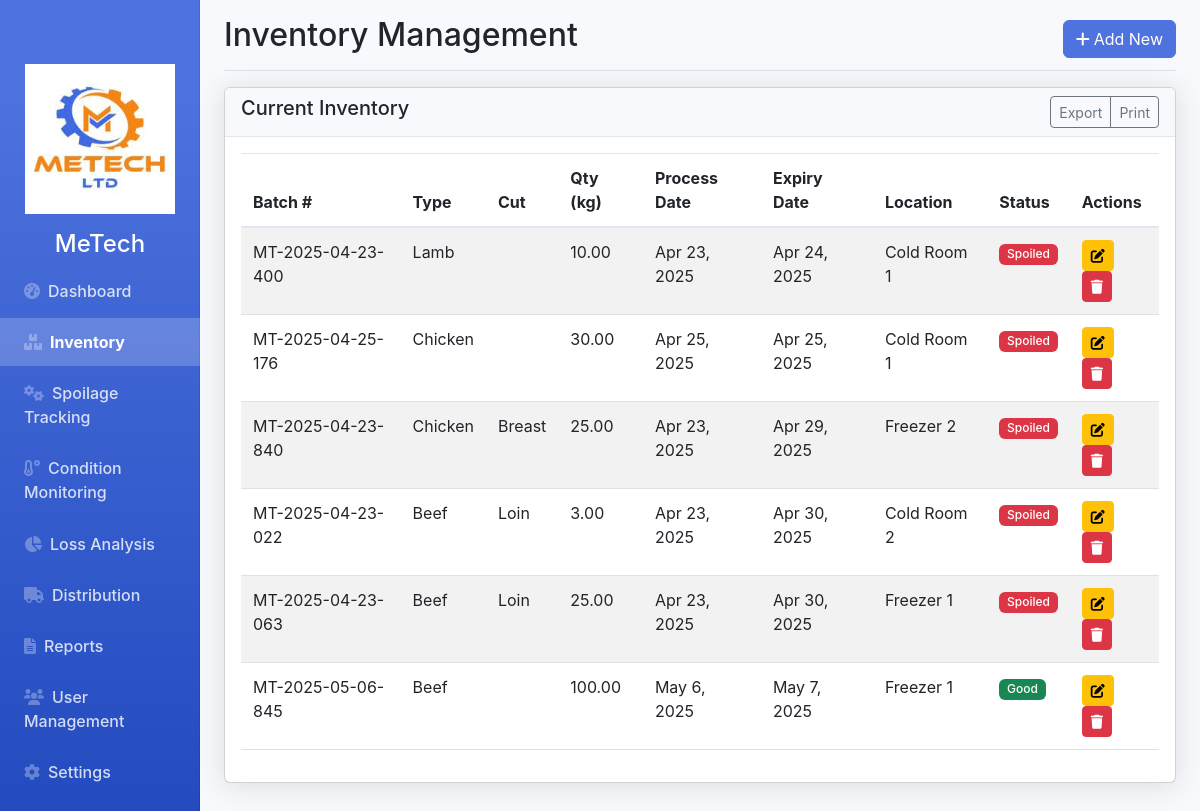
Page /inventory.php (signed in) on the earlier database version.
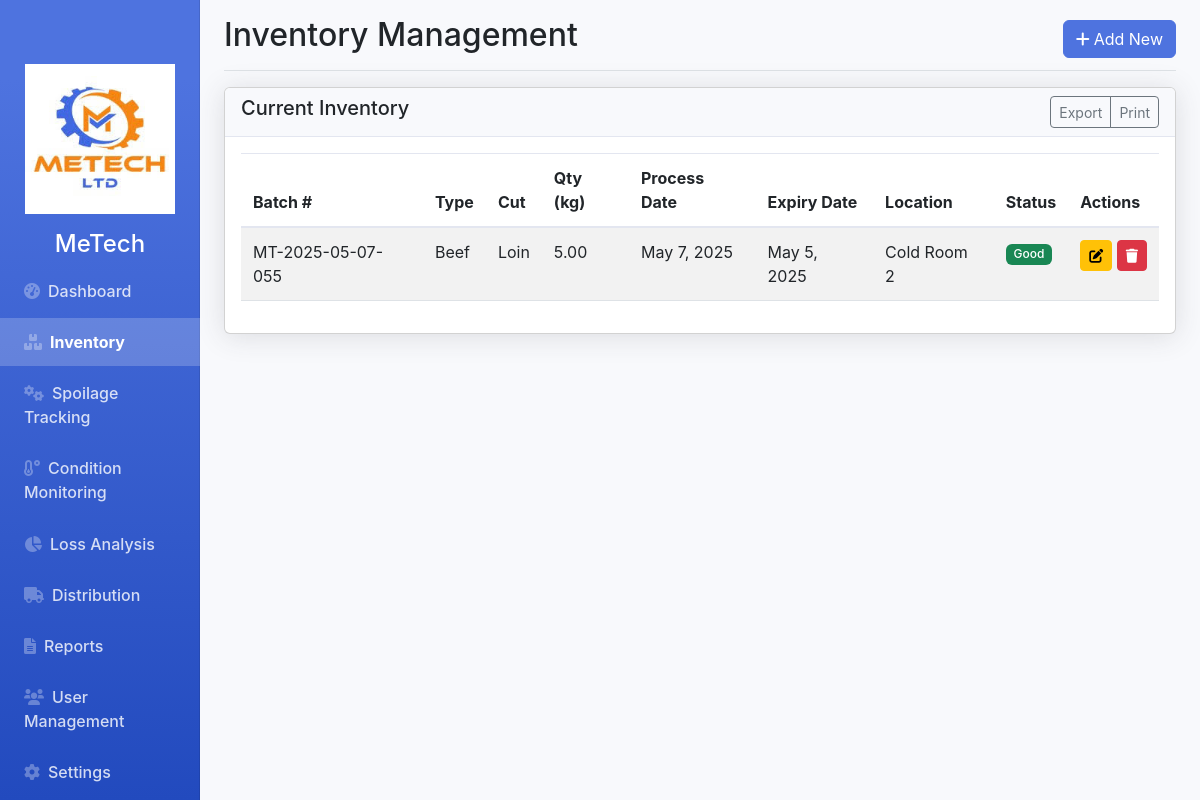
Same page on the later database version.
### tables this page shows
CREATE TABLE `inventory` (
  `id` int(11) NOT NULL,
  `batch_number` varchar(50) NOT NULL,
  `meat_type_id` int(11) NOT NULL,
  `cut_type` varchar(50) DEFAULT NULL,
  `quantity` decimal(10,2) NOT NULL,
  `processing_date` date NOT NULL,
  `expiry_date` date NOT NULL,
  `storage_location_id` int(11) NOT NULL,
  `quality_notes` text DEFAULT NULL,
  `status` enum('good','near_expiry','spoiled') DEFAULT 'good',
  `created_at` timestamp NOT NULL DEFAULT current_timestamp()
);

CREATE TABLE `meat_types` (
  `id` int(11) NOT NULL,
  `name` varchar(50) NOT NULL,
  `default_expiry_days` int(11) NOT NULL
);

CREATE TABLE `storage_locations` (
  `id` int(11) NOT NULL,
  `name` varchar(50) NOT NULL,
  `temperature_range` varchar(50) NOT NULL,
  `capacity_kg` decimal(10,2) NOT NULL
);

### config.php (called while the page is built, shortened)
<?php
function isAuthenticated() {
    return isset($_SESSION['user_id']);
}
function getCurrentUser($pdo) {
    $stmt = $pdo->prepare("SELECT * FROM users WHERE id = ?");
    $stmt->execute([$_SESSION['user_id']]);
    return $stmt->fetch(PDO::FETCH_ASSOC);
}
?>

### inventory.php (the view, shortened to what this page needs)
<?php
require 'config.php';
$action = $_GET['action'] ?? 'list';
$inventory = $pdo->query("
    SELECT i.*, mt.name as meat_type, sl.name as storage_location
    FROM inventory i
    JOIN meat_types mt ON i.meat_type_id = mt.id
    JOIN storage_locations sl ON i.storage_location_id = sl.id
    ORDER BY i.expiry_date ASC
")->fetchAll(PDO::FETCH_ASSOC);
?>
<!DOCTYPE html>
<html lang="en">
<head>
    <link rel="stylesheet" href="https://cdnjs.cloudflare.com/ajax/libs/font-awesome/6.0.0-beta3/css/all.min.css">
    <link href="https://cdn.jsdelivr.net/npm/bootstrap@5.3.0/dist/css/bootstrap.min.css" rel="stylesheet">
    <link rel="stylesheet" href="styles.css">
</head>
<body>
    <div class="container-fluid">
        <div class="row">
            <?php include 'sidebar.php'; ?>
            <main class="col-md-9 ms-sm-auto col-lg-10 px-md-4">
                <div class="d-flex justify-content-between flex-wrap flex-md-nowrap align-items-center pt-3 pb-2 mb-3 border-bottom">
                    <h1 class="h2">Inventory Management</h1>
                    <a href="inventory.php?action=add" class="btn btn-primary">
                        <i class="fas fa-plus me-1"></i>Add New
                    </a>
                </div>
                <?php if ($action === 'list'): ?>
                    <div class="row mb-4">
                        <div class="col-md-12">
                            <div class="card">
                                <div class="card-header d-flex justify-content-between">
                                    <h5>Current Inventory</h5>
                                    <div class="btn-group">
                                        <button class="btn btn-sm btn-outline-secondary">Export</button>
                                        <button class="btn btn-sm btn-outline-secondary">Print</button>
                                    </div>
                                </div>
                                <div class="card-body">
                                    <div class="table-responsive">
                                        <table class="table table-striped table-hover">
                                            <thead>
                                                <tr>
                                                    <th>Batch #</th>
                                                    <th>Type</th>
                                                    <th>Cut</th>
                                                    <th>Qty (kg)</th>
                                                    <th>Process Date</th>
                                                    <th>Expiry Date</th>
                                                    <th>Location</th>
                                                    <th>Status</th>
                                                    <th>Actions</th>
                                                </tr>
                                            </thead>
                                            <tbody>
                                                <?php foreach ($inventory as $item): ?>
                                                    <tr>
                                                        <td><?= $item['batch_number'] ?></td>
                                                        <td><?= $item['meat_type'] ?></td>
                                                        <td><?= $item['cut_type'] ?></td>
                                                        <td><?= number_format($item['quantity'], 2) ?></td>
                                                        <td><?= date('M j, Y', strtotime($item['processing_date'])) ?></td>
                                                        <td><?= date('M j, Y', strtotime($item['expiry_date'])) ?></td>
                                                        <td><?= $item['storage_location'] ?></td>
                                                        <td>
                                                            <span class="badge bg-<?=
                                                                $item['status'] === 'good' ? 'success' :
                                                                ($item['status'] === 'near_expiry' ? 'warning' : 'danger')
                                                            ?>">
                                                                <?= ucfirst(str_replace('_', ' ', $item['status'])) ?>
                                                            </span>
                                                        </td>
                                                        <td>
                                                            <a href="inventory.php?action=edit&id=<?= $item['id'] ?>" class="btn btn-sm btn-warning">
                                                                <i class="fas fa-edit"></i>
                                                            </a>
                                                            <a href="inventory.php?action=delete&id=<?= $item['id'] ?>" class="btn btn-sm btn-danger" onclick="return confirm('Are you sure?')">
                                                                <i class="fas fa-trash"></i>
                                                            </a>
                                                        </td>
                                                    </tr>
                                                <?php endforeach; ?>
                                            </tbody>
                                        </table>
                                    </div>
                                </div>
                            </div>
                        </div>
                    </div>
                <?php endif; ?>
            </main>
        </div>
    </div>
</body>
</html>

### sidebar.php (shortened to what this page needs)
<nav id="sidebar" class="col-md-3 col-lg-2 d-md-block bg-dark sidebar collapse">
    <div class="position-sticky pt-3">
        <div class="sidebar-header text-center">
            <img src="images/logo.jpeg" alt="MeaTrack Logo" class="img-fluid mb-3" style="max-width: 150px;">
            <h4 class="text-white">MeTech</h4>
        </div>
        <ul class="nav flex-column">
            <li class="nav-item">
                <a class="nav-link <?= basename($_SERVER['PHP_SELF']) === 'index.php' ? 'active' : '' ?>" href="index.php">
                    <i class="fas fa-tachometer-alt me-2"></i>Dashboard
                </a>
            </li>
            <li class="nav-item">
                <a class="nav-link <?= basename($_SERVER['PHP_SELF']) === 'inventory.php' ? 'active' : '' ?>" href="inventory.php">
                    <i class="fas fa-boxes me-2"></i>Inventory
                </a>
            </li>
            <li class="nav-item">
                <a class="nav-link <?= basename($_SERVER['PHP_SELF']) === 'spoilage.php' ? 'active' : '' ?>" href="spoilage.php">
                    <i class="fas fa-cogs me-2"></i>Spoilage Tracking
                </a>
            <li class="nav-item">
                <a class="nav-link <?= basename($_SERVER['PHP_SELF']) === 'monitoring.php' ? 'active' : '' ?>" href="monitoring.php">
                    <i class="fas fa-temperature-low me-2"></i>Condition Monitoring
                </a>
            </li>
            <li class="nav-item">
                <a class="nav-link <?= basename($_SERVER['PHP_SELF']) === 'loss-analysis.php' ? 'active' : '' ?>" href="loss-analysis.php">
                    <i class="fas fa-chart-pie me-2"></i>Loss Analysis
                </a>
            </li>
            <li class="nav-item">
                <a class="nav-link <?= basename($_SERVER['PHP_SELF']) === 'distribution.php' ? 'active' : '' ?>" href="distribution.php">
                    <i class="fas fa-truck me-2"></i>Distribution
                </a>
            </li>
            <li class="nav-item">
                <a class="nav-link <?= basename($_SERVER['PHP_SELF']) === 'reports.php' ? 'active' : '' ?>" href="reports.php">
                    <i class="fas fa-file-alt me-2"></i>Reports
                </a>
            </li>
            <?php if (isAuthenticated() && getCurrentUser($pdo)['role'] === 'admin'): ?>
                <li class="nav-item">
                    <a class="nav-link <?= basename($_SERVER['PHP_SELF']) === 'users.php' ? 'active' : '' ?>" href="users.php">
                        <i class="fas fa-users me-2"></i>User Management
                    </a>
                </li>
                <li class="nav-item">
                    <a class="nav-link <?= basename($_SERVER['PHP_SELF']) === 'settings.php' ? 'active' : '' ?>" href="settings.php">
                        <i class="fas fa-cog me-2"></i>Settings
                    </a>
                </li>
            <?php endif; ?>
        </ul>
    </div>
</nav>

### styles.css (style rules this page uses)
:root { --primary-color: #4e73df; --secondary-color: #858796; --success-color: #1cc88a; --info-color: #36b9cc; --warning-color: #f6c23e; --danger-color: #e74a3b; --light-color: #f8f9fc; --dark-color: #5a5c69; }
body { font-family: 'Nunito', -apple-system, BlinkMacSystemFont, 'Segoe UI', Roboto, 'Helvetica Neue', Arial, sans-serif; background-color: #f8f9fc; overflow-x: hidden; }
.sidebar { position: fixed; top: 0; bottom: 0; left: 0; z-index: 100; padding: 48px 0 0; box-shadow: inset -1px 0 0 rgba(0, 0, 0, .1); background-color: #4e73df; background-image: linear-gradient(180deg, #4e73df 10%, #224abe 100%); background-size: cover; }
.sidebar .nav-link { font-weight: 500; color: rgba(255, 255, 255, .8); padding: 0.75rem 1.5rem; margin-bottom: 0.2rem; }
.sidebar .nav-link.active { color: #fff; background-color: rgba(255, 255, 255, 0.2); font-weight: 700; }
.sidebar .nav-link i { margin-right: 4px; color: rgba(255, 255, 255, 0.3); }
.card { box-shadow: 0 0.15rem 1.75rem 0 rgba(58, 59, 69, 0.15); margin-bottom: 1.5rem; }
.card-header { background-color: #f8f9fc; border-bottom: 1px solid #e3e6f0; }
.table-responsive { overflow-x: auto; }
.table { width: 100%; margin-bottom: 1rem; color: #858796; }
.table th, .table td { padding: 0.75rem; vertical-align: top; border-top: 1px solid #e3e6f0; }
.table thead th { vertical-align: bottom; border-bottom: 2px solid #e3e6f0; }
.btn-primary { background-color: var(--primary-color); border-color: var(--primary-color); }
.badge { font-weight: 500; }

Differences in the rows shown:
removed inventory: batch_number "MT-2025-04-23-400", meat_type.name "Lamb", quantity "10.00", processing_date "Apr 23, 2025", expiry_date "Apr 24, 2025", storage_location.name "Cold Room 1", status "Spoiled"
removed inventory: batch_number "MT-2025-04-25-176", meat_type.name "Chicken", quantity "30.00", processing_date "Apr 25, 2025", expiry_date "Apr 25, 2025", storage_location.name "Cold Room 1", status "Spoiled"
removed inventory: batch_number "MT-2025-04-23-840", meat_type.name "Chicken", cut_type "Breast", quantity "25.00", processing_date "Apr 23, 2025", expiry_date "Apr 29, 2025", storage_location.name "Freezer 2", status "Spoiled"
removed inventory: batch_number "MT-2025-04-23-022", meat_type.name "Beef", cut_type "Loin", quantity "3.00", processing_date "Apr 23, 2025", expiry_date "Apr 30, 2025", storage_location.name "Cold Room 2", status "Spoiled"
removed inventory: batch_number "MT-2025-04-23-063", meat_type.name "Beef", cut_type "Loin", quantity "25.00", processing_date "Apr 23, 2025", expiry_date "Apr 30, 2025", storage_location.name "Freezer 1", status "Spoiled"
removed inventory: batch_number "MT-2025-05-06-845", meat_type.name "Beef", quantity "100.00", processing_date "May 6, 2025", expiry_date "May 7, 2025", storage_location.name "Freezer 1", status "Good"
added inventory: batch_number "MT-2025-05-07-055", meat_type.name "Beef", cut_type "Loin", quantity "5.00", processing_date "May 7, 2025", expiry_date "May 5, 2025", storage_location.name "Cold Room 2", status "Good"
